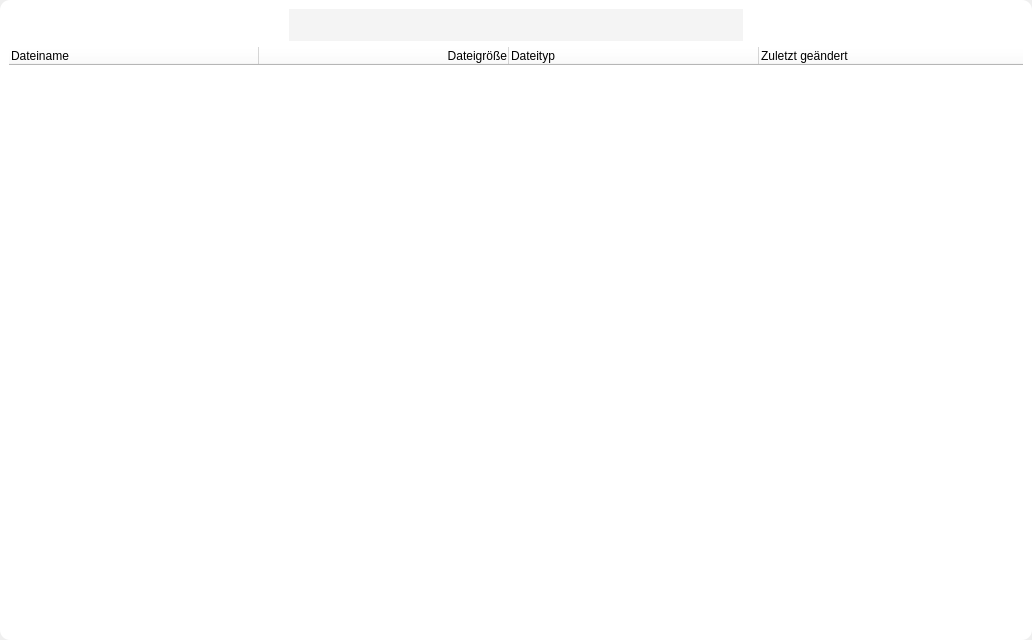
         <widget class="QWidget" name="page">
          <property name="sizePolicy">
           <sizepolicy hsizetype="Expanding" vsizetype="Expanding">
            <horstretch>0</horstretch>
            <verstretch>0</verstretch>
           </sizepolicy>
          </property>
          <layout class="QHBoxLayout" name="horizontalLayout">
           <property name="spacing">
            <number>12</number>
           </property>
           <property name="leftMargin">
            <number>0</number>
           </property>
           <property name="topMargin">
            <number>0</number>
           </property>
           <property name="rightMargin">
            <number>0</number>
           </property>
           <property name="bottomMargin">
            <number>0</number>
           </property>
           <item>
            <widget class="QFrame" name="frame_4">
             <property name="sizePolicy">
              <sizepolicy hsizetype="Expanding" vsizetype="Expanding">
               <horstretch>0</horstretch>
               <verstretch>0</verstretch>
              </sizepolicy>
             </property>
             <property name="minimumSize">
              <size>
               <width>460</width>
               <height>0</height>
              </size>
             </property>
             <property name="styleSheet">
              <string notr="true">QFrame {
    background-color: rgb(255,255,255);
	border-radius: 10px;
}</string>
             </property>
             <property name="frameShape">
              <enum>QFrame::StyledPanel</enum>
             </property>
             <property name="frameShadow">
              <enum>QFrame::Raised</enum>
             </property>
             <layout class="QVBoxLayout" name="verticalLayout_3">
              <item alignment="Qt::AlignHCenter">
               <widget class="QFrame" name="frame_6">
                <property name="minimumSize">
                 <size>
                  <width>454</width>
                  <height>0</height>
                 </size>
                </property>
                <property name="maximumSize">
                 <size>
                  <width>16777215</width>
                  <height>32</height>
                 </size>
                </property>
                <property name="frameShape">
                 <enum>QFrame::StyledPanel</enum>
                </property>
                <property name="frameShadow">
                 <enum>QFrame::Raised</enum>
                </property>
                <layout class="QHBoxLayout" name="horizontalLayout_3">
                 <property name="spacing">
                  <number>0</number>
                 </property>
                 <property name="leftMargin">
                  <number>0</number>
                 </property>
                 <property name="topMargin">
                  <number>0</number>
                 </property>
                 <property name="rightMargin">
                  <number>0</number>
                 </property>
                 <property name="bottomMargin">
                  <number>0</number>
                 </property>
                 <item>
                  <widget class="QLineEdit" name="searchLineEdit">
                   <property name="minimumSize">
                    <size>
                     <width>0</width>
                     <height>32</height>
                    </size>
                   </property>
                   <property name="styleSheet">
                    <string notr="true">QLineEdit {
    background-color: rgb(244,244,244);
	border-radius: 0px;
	padding-left: 16px;
}</string>
                   </property>
                  </widget>
                 </item>
                 <item>
                  <widget class="QPushButton" name="searchButton">
                   <property name="minimumSize">
                    <size>
                     <width>32</width>
                     <height>32</height>
                    </size>
                   </property>
                   <property name="maximumSize">
                    <size>
                     <width>32</width>
                     <height>32</height>
                    </size>
                   </property>
                   <property name="cursor">
                    <cursorShape>PointingHandCursor</cursorShape>
                   </property>
                   <property name="styleSheet">
                    <string notr="true">QPushButton {
    background-color: rgb(244,244,244);
	border: none;
}

QPushButton:hover {
	color: red;
	background-color: rgba(84,159,176,0.5);
}</string>
                   </property>
                   <property name="text">
                    <string/>
                   </property>
                   <property name="icon">
                    <iconset resource="resources.qrc">
                     <normaloff>:/images/icon/magnifying-glass-solid.svg</normaloff>:/images/icon/magnifying-glass-solid.svg</iconset>
                   </property>
                   <property name="iconSize">
                    <size>
                     <width>18</width>
                     <height>18</height>
                    </size>
                   </property>
                  </widget>
                 </item>
                </layout>
               </widget>
              </item>
              <item>
               <widget class="QTableWidget" name="displayFilesTableWidget">
                <property name="minimumSize">
                 <size>
                  <width>845</width>
                  <height>584</height>
                 </size>
                </property>
                <property name="palette">
                 <palette>
                  <active>
                   <colorrole role="WindowText">
                    <brush brushstyle="SolidPattern">
                     <color alpha="255">
                      <red>255</red>
                      <green>255</green>
                      <blue>255</blue>
                     </color>
                    </brush>
                   </colorrole>
                   <colorrole role="Button">
                    <brush brushstyle="SolidPattern">
                     <color alpha="255">
                      <red>255</red>
                      <green>255</green>
                      <blue>255</blue>
                     </color>
                    </brush>
                   </colorrole>
                   <colorrole role="Light">
                    <brush brushstyle="SolidPattern">
                     <color alpha="255">
                      <red>64</red>
                      <green>90</green>
                      <blue>120</blue>
                     </color>
                    </brush>
                   </colorrole>
                   <colorrole role="Midlight">
                    <brush brushstyle="SolidPattern">
                     <color alpha="255">
                      <red>53</red>
                      <green>75</green>
                      <blue>100</blue>
                     </color>
                    </brush>
                   </colorrole>
                   <colorrole role="Dark">
                    <brush brushstyle="SolidPattern">
                     <color alpha="255">
                      <red>21</red>
                      <green>30</green>
                      <blue>40</blue>
                     </color>
                    </brush>
                   </colorrole>
                   <colorrole role="Mid">
                    <brush brushstyle="SolidPattern">
                     <color alpha="255">
                      <red>29</red>
                      <green>40</green>
                      <blue>53</blue>
                     </color>
                    </brush>
                   </colorrole>
                   <colorrole role="Text">
                    <brush brushstyle="SolidPattern">
                     <color alpha="255">
                      <red>0</red>
                      <green>0</green>
                      <blue>0</blue>
                     </color>
                    </brush>
                   </colorrole>
                   <colorrole role="BrightText">
                    <brush brushstyle="SolidPattern">
                     <color alpha="255">
                      <red>255</red>
                      <green>255</green>
                      <blue>255</blue>
                     </color>
                    </brush>
                   </colorrole>
                   <colorrole role="ButtonText">
                    <brush brushstyle="SolidPattern">
                     <color alpha="255">
                      <red>255</red>
                      <green>255</green>
                      <blue>255</blue>
                     </color>
                    </brush>
                   </colorrole>
                   <colorrole role="Base">
                    <brush brushstyle="SolidPattern">
                     <color alpha="255">
                      <red>255</red>
                      <green>255</green>
                      <blue>255</blue>
                     </color>
                    </brush>
                   </colorrole>
                   <colorrole role="Window">
                    <brush brushstyle="SolidPattern">
                     <color alpha="255">
                      <red>255</red>
                      <green>255</green>
                      <blue>255</blue>
                     </color>
                    </brush>
                   </colorrole>
                   <colorrole role="Shadow">
                    <brush brushstyle="SolidPattern">
                     <color alpha="255">
                      <red>0</red>
                      <green>0</green>
                      <blue>0</blue>
                     </color>
                    </brush>
                   </colorrole>
                   <colorrole role="Highlight">
                    <brush brushstyle="SolidPattern">
                     <color alpha="255">
                      <red>84</red>
                      <green>159</green>
                      <blue>176</blue>
                     </color>
                    </brush>
                   </colorrole>
                   <colorrole role="AlternateBase">
                    <brush brushstyle="SolidPattern">
                     <color alpha="255">
                      <red>21</red>
                      <green>30</green>
                      <blue>40</blue>
                     </color>
                    </brush>
                   </colorrole>
                   <colorrole role="ToolTipBase">
                    <brush brushstyle="SolidPattern">
                     <color alpha="255">
                      <red>255</red>
                      <green>255</green>
                      <blue>220</blue>
                     </color>
                    </brush>
                   </colorrole>
                   <colorrole role="ToolTipText">
                    <brush brushstyle="SolidPattern">
                     <color alpha="255">
                      <red>0</red>
                      <green>0</green>
                      <blue>0</blue>
                     </color>
                    </brush>
                   </colorrole>
                   <colorrole role="PlaceholderText">
                    <brush brushstyle="SolidPattern">
                     <color alpha="127">
                      <red>255</red>
                      <green>255</green>
                      <blue>255</blue>
                     </color>
                    </brush>
                   </colorrole>
                   <colorrole role="Accent">
                    <brush brushstyle="SolidPattern">
                     <color alpha="255">
                      <red>84</red>
                      <green>159</green>
                      <blue>176</blue>
                     </color>
                    </brush>
                   </colorrole>
                  </active>
                  <inactive>
                   <colorrole role="WindowText">
                    <brush brushstyle="SolidPattern">
                     <color alpha="255">
                      <red>255</red>
                      <green>255</green>
                      <blue>255</blue>
                     </color>
                    </brush>
                   </colorrole>
                   <colorrole role="Button">
                    <brush brushstyle="SolidPattern">
                     <color alpha="255">
                      <red>255</red>
                      <green>255</green>
                      <blue>255</blue>
                     </color>
                    </brush>
                   </colorrole>
                   <colorrole role="Light">
                    <brush brushstyle="SolidPattern">
                     <color alpha="255">
                      <red>64</red>
                      <green>90</green>
                      <blue>120</blue>
                     </color>
                    </brush>
                   </colorrole>
                   <colorrole role="Midlight">
                    <brush brushstyle="SolidPattern">
                     <color alpha="255">
                      <red>53</red>
                      <green>75</green>
                      <blue>100</blue>
                     </color>
                    </brush>
                   </colorrole>
                   <colorrole role="Dark">
                    <brush brushstyle="SolidPattern">
                     <color alpha="255">
                      <red>21</red>
                      <green>30</green>
                      <blue>40</blue>
                     </color>
                    </brush>
                   </colorrole>
                   <colorrole role="Mid">
                    <brush brushstyle="SolidPattern">
                     <color alpha="255">
                      <red>29</red>
                      <green>40</green>
                      <blue>53</blue>
                     </color>
                    </brush>
                   </colorrole>
                   <colorrole role="Text">
                    <brush brushstyle="SolidPattern">
                     <color alpha="255">
                      <red>0</red>
                      <green>0</green>
                      <blue>0</blue>
                     </color>
                    </brush>
                   </colorrole>
                   <colorrole role="BrightText">
                    <brush brushstyle="SolidPattern">
                     <color alpha="255">
                      <red>255</red>
                      <green>255</green>
                      <blue>255</blue>
                     </color>
                    </brush>
                   </colorrole>
                   <colorrole role="ButtonText">
                    <brush brushstyle="SolidPattern">
                     <color alpha="255">
                      <red>255</red>
                      <green>255</green>
                      <blue>255</blue>
                     </color>
                    </brush>
                   </colorrole>
                   <colorrole role="Base">
                    <brush brushstyle="SolidPattern">
                     <color alpha="255">
                      <red>255</red>
                      <green>255</green>
                      <blue>255</blue>
                     </color>
                    </brush>
                   </colorrole>
                   <colorrole role="Window">
                    <brush brushstyle="SolidPattern">
                     <color alpha="255">
                      <red>255</red>
                      <green>255</green>
                      <blue>255</blue>
                     </color>
                    </brush>
                   </colorrole>
                   <colorrole role="Shadow">
                    <brush brushstyle="SolidPattern">
                     <color alpha="255">
                      <red>0</red>
                      <green>0</green>
                      <blue>0</blue>
                     </color>
                    </brush>
                   </colorrole>
                   <colorrole role="Highlight">
                    <brush brushstyle="SolidPattern">
                     <color alpha="255">
                      <red>84</red>
                      <green>159</green>
                      <blue>176</blue>
                     </color>
                    </brush>
                   </colorrole>
                   <colorrole role="HighlightedText">
                    <brush brushstyle="SolidPattern">
                     <color alpha="255">
                      <red>255</red>
                      <green>255</green>
                      <blue>255</blue>
                     </color>
                    </brush>
                   </colorrole>
                   <colorrole role="AlternateBase">
                    <brush brushstyle="SolidPattern">
                     <color alpha="255">
                      <red>21</red>
                      <green>30</green>
                      <blue>40</blue>
                     </color>
                    </brush>
                   </colorrole>
                   <colorrole role="ToolTipBase">
                    <brush brushstyle="SolidPattern">
                     <color alpha="255">
                      <red>255</red>
                      <green>255</green>
                      <blue>220</blue>
                     </color>
                    </brush>
                   </colorrole>
                   <colorrole role="ToolTipText">
                    <brush brushstyle="SolidPattern">
                     <color alpha="255">
                      <red>0</red>
                      <green>0</green>
                      <blue>0</blue>
                     </color>
                    </brush>
                   </colorrole>
                   <colorrole role="PlaceholderText">
                    <brush brushstyle="SolidPattern">
                     <color alpha="127">
                      <red>255</red>
                      <green>255</green>
                      <blue>255</blue>
                     </color>
                    </brush>
                   </colorrole>
                   <colorrole role="Accent">
                    <brush brushstyle="SolidPattern">
                     <color alpha="255">
                      <red>84</red>
                      <green>159</green>
                      <blue>176</blue>
                     </color>
                    </brush>
                   </colorrole>
                  </inactive>
                  <disabled>
                   <colorrole role="WindowText">
                    <brush brushstyle="SolidPattern">
                     <color alpha="255">
                      <red>21</red>
                      <green>30</green>
                      <blue>40</blue>
                     </color>
                    </brush>
                   </colorrole>
                   <colorrole role="Button">
                    <brush brushstyle="SolidPattern">
                     <color alpha="255">
                      <red>255</red>
                      <green>255</green>
                      <blue>255</blue>
                     </color>
                    </brush>
                   </colorrole>
                   <colorrole role="Light">
                    <brush brushstyle="SolidPattern">
                     <color alpha="255">
                      <red>64</red>
                      <green>90</green>
                      <blue>120</blue>
                     </color>
                    </brush>
                   </colorrole>
                   <colorrole role="Midlight">
                    <brush brushstyle="SolidPattern">
                     <color alpha="255">
                      <red>53</red>
                      <green>75</green>
                      <blue>100</blue>
                     </color>
                    </brush>
                   </colorrole>
                   <colorrole role="Dark">
                    <brush brushstyle="SolidPattern">
                     <color alpha="255">
                      <red>21</red>
                      <green>30</green>
                      <blue>40</blue>
                     </color>
                    </brush>
                   </colorrole>
                   <colorrole role="Mid">
                    <brush brushstyle="SolidPattern">
                     <color alpha="255">
                      <red>29</red>
                      <green>40</green>
                      <blue>53</blue>
                     </color>
                    </brush>
                   </colorrole>
                   <colorrole role="Text">
                    <brush brushstyle="SolidPattern">
                     <color alpha="255">
                      <red>21</red>
                      <green>30</green>
                      <blue>40</blue>
                     </color>
                    </brush>
                   </colorrole>
                   <colorrole role="BrightText">
                    <brush brushstyle="SolidPattern">
                     <color alpha="255">
                      <red>255</red>
                      <green>255</green>
                      <blue>255</blue>
                     </color>
                    </brush>
                   </colorrole>
                   <colorrole role="ButtonText">
                    <brush brushstyle="SolidPattern">
                     <color alpha="255">
                      <red>21</red>
                      <green>30</green>
                      <blue>40</blue>
                     </color>
                    </brush>
                   </colorrole>
                   <colorrole role="Base">
                    <brush brushstyle="SolidPattern">
                     <color alpha="255">
                      <red>255</red>
                      <green>255</green>
                      <blue>255</blue>
                     </color>
                    </brush>
                   </colorrole>
                   <colorrole role="Window">
                    <brush brushstyle="SolidPattern">
                     <color alpha="255">
                      <red>255</red>
                      <green>255</green>
                      <blue>255</blue>
                     </color>
                    </brush>
                   </colorrole>
                   <colorrole role="Shadow">
                    <brush brushstyle="SolidPattern">
                     <color alpha="255">
                      <red>0</red>
                      <green>0</green>
                      <blue>0</blue>
                     </color>
                    </brush>
                   </colorrole>
                   <colorrole role="AlternateBase">
                    <brush brushstyle="SolidPattern">
                     <color alpha="255">
                      <red>43</red>
                      <green>60</green>
                      <blue>80</blue>
                     </color>
                    </brush>
                   </colorrole>
                   <colorrole role="ToolTipBase">
                    <brush brushstyle="SolidPattern">
                     <color alpha="255">
                      <red>255</red>
                      <green>255</green>
                      <blue>220</blue>
                     </color>
                    </brush>
                   </colorrole>
                   <colorrole role="ToolTipText">
                    <brush brushstyle="SolidPattern">
                     <color alpha="255">
                      <red>0</red>
                      <green>0</green>
                      <blue>0</blue>
                     </color>
                    </brush>
                   </colorrole>
                   <colorrole role="PlaceholderText">
                    <brush brushstyle="SolidPattern">
                     <color alpha="127">
                      <red>21</red>
                      <green>30</green>
                      <blue>40</blue>
                     </color>
                    </brush>
                   </colorrole>
                   <colorrole role="Accent">
                    <brush brushstyle="SolidPattern">
                     <color alpha="255">
                      <red>84</red>
                      <green>159</green>
                      <blue>176</blue>
                     </color>
                    </brush>
                   </colorrole>
                  </disabled>
                 </palette>
                </property>
                <property name="styleSheet">
                 <string notr="true"/>
                </property>
                <property name="sizeAdjustPolicy">
                 <enum>QAbstractScrollArea::AdjustToContents</enum>
                </property>
                <property name="editTriggers">
                 <set>QAbstractItemView::NoEditTriggers</set>
                </property>
                <property name="selectionBehavior">
                 <enum>QAbstractItemView::SelectRows</enum>
                </property>
                <property name="sortingEnabled">
                 <bool>true</bool>
                </property>
                <property name="rowCount">
                 <number>0</number>
                </property>
                <attribute name="horizontalHeaderMinimumSectionSize">
                 <number>95</number>
                </attribute>
                <attribute name="horizontalHeaderDefaultSectionSize">
                 <number>250</number>
                </attribute>
                <attribute name="horizontalHeaderHighlightSections">
                 <bool>false</bool>
                </attribute>
                <attribute name="horizontalHeaderShowSortIndicator" stdset="0">
                 <bool>true</bool>
                </attribute>
                <attribute name="horizontalHeaderStretchLastSection">
                 <bool>true</bool>
                </attribute>
                <attribute name="verticalHeaderVisible">
                 <bool>false</bool>
                </attribute>
                <column>
                 <property name="text">
                  <string>Dateiname</string>
                 </property>
                 <property name="textAlignment">
                  <set>AlignLeading|AlignVCenter</set>
                 </property>
                </column>
                <column>
                 <property name="text">
                  <string>Dateigröße</string>
                 </property>
                 <property name="textAlignment">
                  <set>AlignTrailing|AlignVCenter</set>
                 </property>
                </column>
                <column>
                 <property name="text">
                  <string>Dateityp</string>
                 </property>
                 <property name="textAlignment">
                  <set>AlignLeading|AlignVCenter</set>
                 </property>
                </column>
                <column>
                 <property name="text">
                  <string>Zuletzt geändert</string>
                 </property>
                 <property name="textAlignment">
                  <set>AlignLeading|AlignVCenter</set>
                 </property>
                </column>
               </widget>
              </item>
             </layout>
            </widget>
           </item>
          </layout>
         </widget>
